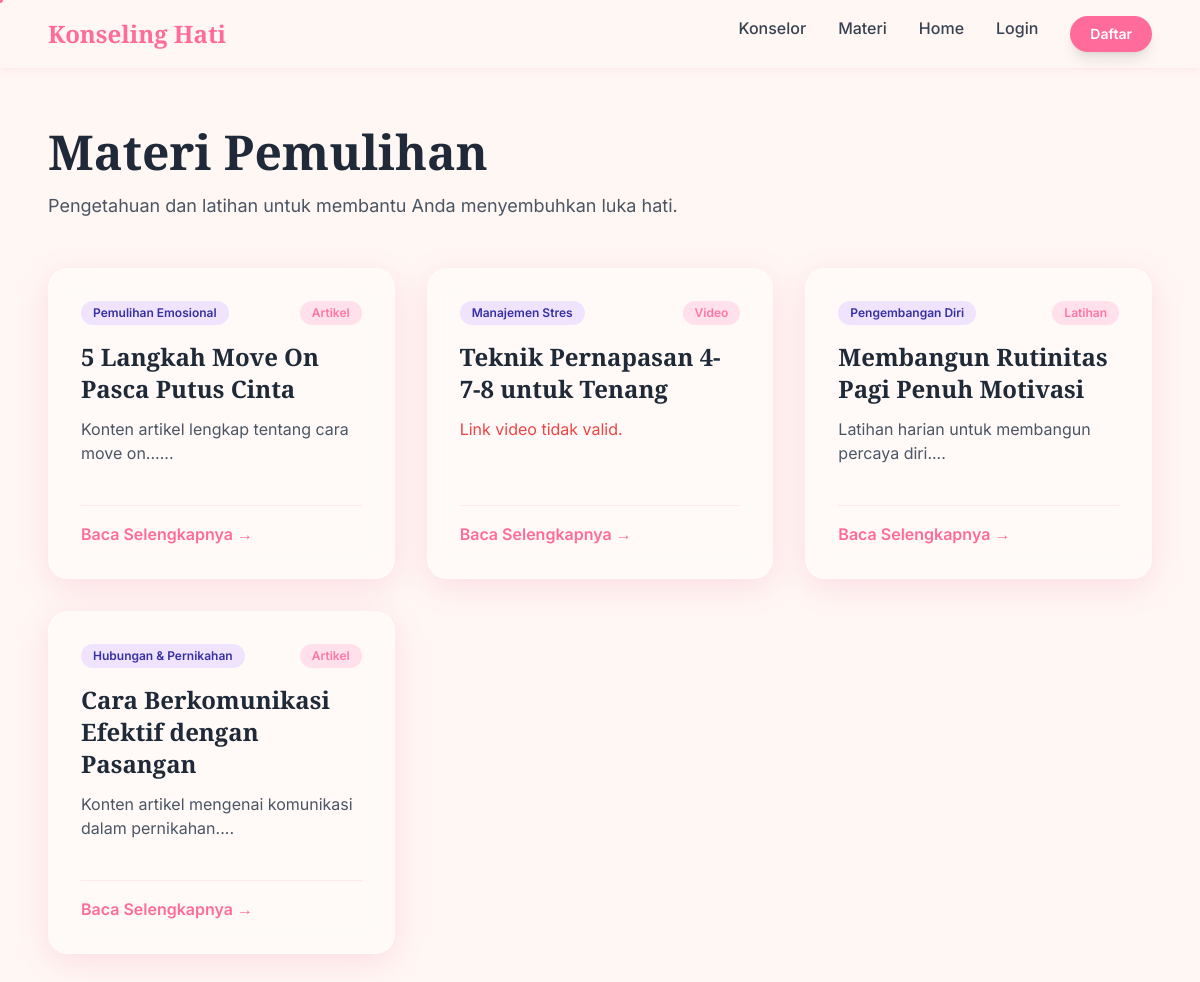
The page /materials/list.php on the database its author committed.
### tables this page shows
CREATE TABLE materi_pemulihan (
  id_materi INT AUTO_INCREMENT PRIMARY KEY,
  judul VARCHAR(255) NOT NULL,
  konten LONGTEXT,
  tipe_materi ENUM('Artikel','Video','Latihan') DEFAULT 'Artikel',
  id_kategori INT,
  created_at DATETIME DEFAULT CURRENT_TIMESTAMP,
  FOREIGN KEY (id_kategori) REFERENCES kategori_materi(id_kategori) ON DELETE SET NULL
);

CREATE TABLE kategori_materi (
  id_kategori INT AUTO_INCREMENT PRIMARY KEY,
  nama_kategori VARCHAR(120) NOT NULL,
  deskripsi TEXT
);

### public/materials/list.php (the view, shortened to what this page needs)
<?php
include_once '../../config/db_config.php';
include_once '../../templates/header.php';
$sql = "SELECT m.*, k.nama_kategori
        FROM materi_pemulihan m
        LEFT JOIN kategori_materi k ON m.id_kategori = k.id_kategori
        ORDER BY m.created_at DESC";
$result = $conn->query($sql);
?>
<section id="materi-list" class="py-24 pt-32 bg-pastel-cream min-h-screen">
    <div class="container mx-auto max-w-6xl px-6">
        <div class="flex flex-col md:flex-row justify-between md:items-center mb-12 scroll-reveal">
            <div>
                <h1 class="font-playfair text-5xl font-bold text-gray-800 mb-4 text-gradient-love">
                    Materi Pemulihan
                </h1>
                <p class="text-lg text-gray-600 max-w-2xl">
                    Pengetahuan dan latihan untuk membantu Anda menyembuhkan luka hati.
                </p>
            </div>
        </div>
        <div class="grid md:grid-cols-2 lg:grid-cols-3 gap-8">
            <?php if ($result && $result->num_rows > 0): ?>
                <?php while($row = $result->fetch_assoc()): ?>
                    <div class="card-glass p-6 md:p-8 flex flex-col scroll-reveal">
                        <div class="flex justify-between items-center mb-4">
                            <?php if (!empty($row['nama_kategori'])): ?>
                                <span class="inline-block bg-lavender/70 text-indigo-800 text-xs font-semibold px-3 py-1 rounded-full self-start">
                                    <?php echo htmlspecialchars($row['nama_kategori']); ?>
                                </span>
                            <?php endif; ?>
                            <span class="inline-block bg-blush-pink/70 text-rose-accent/90 text-xs font-semibold px-3 py-1 rounded-full self-start">
                                <?php echo htmlspecialchars($row['tipe_materi']); ?>
                            </span>
                        </div>
                        <h3 class="font-playfair text-2xl font-bold text-gray-800 mb-3">
                            <?php echo htmlspecialchars($row['judul']); ?>
                        </h3>
                        <div class="text-gray-600 mb-6 flex-grow">
                            <?php if ($row['tipe_materi'] == 'Video'): ?>
                                <?php
                                $video_id = '';
                                ?>
                                <?php if ($video_id): ?>
                                    <div class="aspect-w-16 aspect-h-9">
                                        <iframe src="https://www.youtube.com/embed/<?php echo $video_id; ?>"
                                                frameborder="0"
                                                allow="accelerometer; autoplay; clipboard-write; encrypted-media; gyroscope; picture-in-picture"
                                                allowfullscreen
                                                class="w-full h-full rounded-lg"></iframe>
                                    </div>
                                <?php else: ?>
                                    <p class="text-red-500">Link video tidak valid.</p>
                                <?php endif; ?>
                            <?php else:  ?>
                                <p><?php echo nl2br(htmlspecialchars(substr(strip_tags($row['konten']), 0, 150))); ?>...</p>
                            <?php endif; ?>
                        </div>
                        <div class="border-t border-blush-pink/50 mt-4 pt-4 flex justify-between items-center">
                            <a href="#" class="font-semibold text-rose-accent hover:text-pink-600 transition-colors">
                                Baca Selengkapnya &rarr;
                            </a>
                        </div>
                    </div>
                <?php endwhile; ?>
            <?php endif; ?>
        </div>
    </div>
</section>
<?php
include_once '../../templates/footer.php';
?>

### assets/css/style.css (style rules this page uses)
body { font-family: 'inter', sans-serif; background-color: #FFF7F3; overflow-x: hidden; }
body.animate-bg { animation: ambient-background 25s infinite ease-in-out; }
.scroll-reveal { opacity: 0; transform: translateY(30px); transition: opacity 0.8s ease-out, transform 0.8s ease-out; }
.scroll-reveal.visible { opacity: 1; transform: translateY(0); }
.card-glass { background: rgba(255, 255, 255, 0.4); backdrop-filter: blur(15px); -webkit-backdrop-filter: blur(15px); border: 1px solid rgba(255, 255, 255, 0.3); border-radius: 1.25rem; box-shadow: 0 8px 32px 0 rgba(236, 72, 153, 0.15); transition: all 0.3s ease-in-out; }

### rows shown on the page
materi_pemulihan: id_kategori.nama_kategori "Pemulihan Emosional", tipe_materi "Artikel", judul "5 Langkah Move On Pasca Putus Cinta", konten "Konten artikel lengkap tentang cara move on..."
materi_pemulihan: id_kategori.nama_kategori "Manajemen Stres", tipe_materi "Video", judul "Teknik Pernapasan 4-7-8 untuk Tenang", shows "Link video tidak valid."
materi_pemulihan: id_kategori.nama_kategori "Pengembangan Diri", tipe_materi "Latihan", judul "Membangun Rutinitas Pagi Penuh Motivasi", konten "Latihan harian untuk membangun percaya diri."
materi_pemulihan: id_kategori.nama_kategori "Hubungan & Pernikahan", tipe_materi "Artikel", judul "Cara Berkomunikasi Efektif dengan Pasangan", konten "Konten artikel mengenai komunikasi dalam pernikahan."
